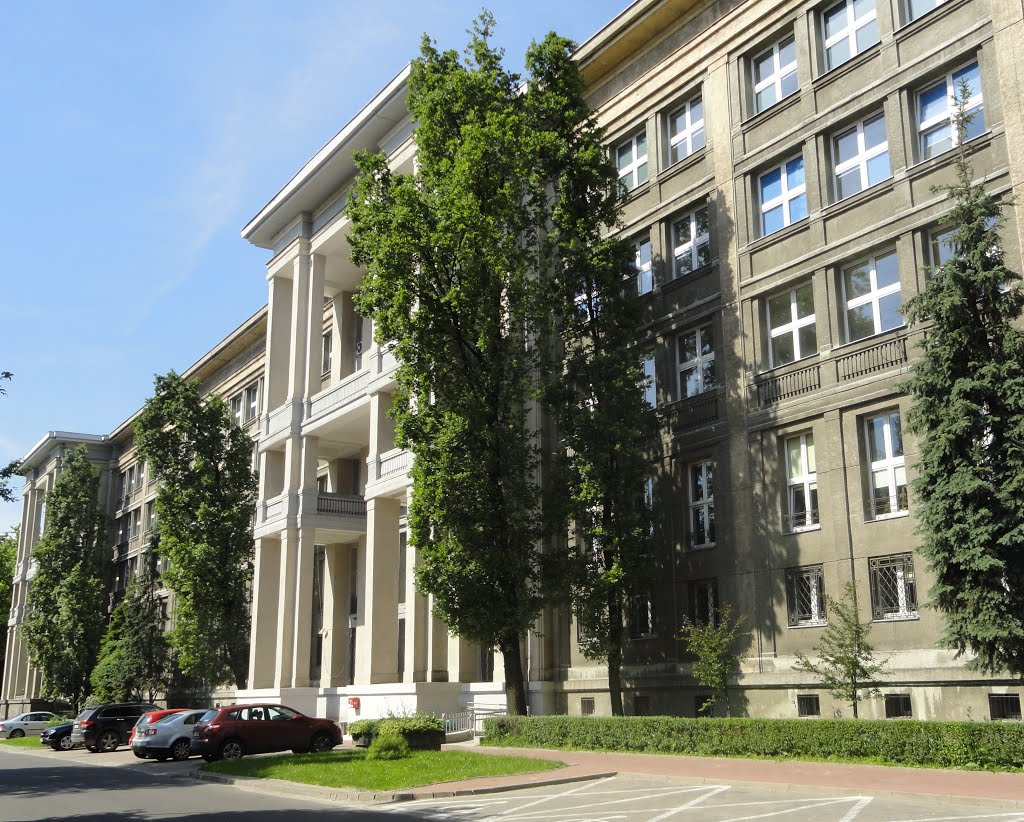
#> input picture RC/lab01/lab5_assets/f.png, 1024 x 822 px
$ jupyter execute --allow-errors 'Kopia notatnika lab1-colab-student.ipynb'   (shell and % lines are left out)
#> lines starting #> are read from the running program, lines starting #| are printed output that depends on the picture; after the words box and inside, x2 and y2 are one past the last pixel; in counts of white or black regions, pixels touching at a corner belong together
# Robot control Lab 1 - OpenCV and pixel-space basics

Todays lab will focus on basic operations with still images or more commonly single camera frames. We will use OpenCV ([docs](https://docs.opencv.org/4.10.0/index.html)) and during creation of this scenario Google Colab runs OpenCV version 4.10.0, remember to use docs that match the version you are using.

## Working with Colab

If you are not familiar with Colab, it is a shared Python notebook with a possibility to run a virtual runtime, which is a virtual machine that will allow you to run your code, manage files, etc.

First step would be to copy a Colab notebook so that you can save changes you make and save your code for later. In terms of saving, everything should work just like in Google Docs. If you haven't done that yet, above working area there will be a "Copy to Drive" button, which you should press to be able to save changes. You can use your [UW Google account](https://it.uw.edu.pl/pl/uslugi/UslugiMojaPocztaGmailStudent/) or any other account.

Go through the whole notebook by expanding subsequent sections. If you are familiar with OpenCV you can probably skip everything until "Detecting markers". And if you are already familiar with markers as well, skip to the "Extra task". In case you are skipping ahead remember to download assets and execute cells with imports.

## Downloading assets

Execute cell below to download assets we will be using today. If you have not launched the runtime yet it will probably launch automatically now.

[cell 1]
%cd /content/
%cd lab5_assets

## OpenCV basics

First we will import OpenCV and check the version. This scenario is written when the version available in Colab by default is 4.10.0.

[cell 2]
import cv2

print(f"OpenCV version is: {cv2.__version__}")

if False:  # change to True if you want to use the notebook locally
    # and use cv2_imshow from matplotlib (eg. Vscode)
    import matplotlib.pyplot as plt

    def cv2_imshow(img):
        plt.imshow(cv2.cvtColor(img, cv2.COLOR_BGR2RGB))
        plt.axis("off")
        plt.show()

Let's explore how to load an image file and how the variable holding the image looks like.

[cell 3]
first_img = cv2.imread("f.png")
#> first_img is the input picture: shape (822, 1024, 3); mean B, G, R 117.2, 126.6, 120.1
first_img

If it looks familiar thats because the underlying type for the image is actually a NumPy array. Let's explore its shape and elements type.

[cell 4]
print(f"Shape is: {first_img.shape}")
#| Shape is: (822, 1024, 3)
print(f"Element type is: {first_img.dtype}")
#| Element type is: uint8

So here is the first caveat: normally in computer graphics first coordinate is the horizontal axis and the second one is vertical, like so:

But because Python's API of OpenCV uses NumPy, the image is treated as a matrix, so x and y are swapped, because that's how we usually index matrices. In this case the shape of `(822, 1024, 3)` will actually mean 822 rows, 1024 columns, so the image resolution will be 1024x822. What about that 3? This designates the number of channels, most often this means RGB channels (to learn more check [here](https://learnopencv.com/color-spaces-in-opencv-cpp-python/)).

Last thing here: dtype of uint8 means for each pixel for each channel we have a byte (8-bit value, 0-255 range).

Oh and when talking about image coordinates you will sometimes see that letters (u, v) are used instead of (x, y)

Now we are ready to preview the image. Normally when working locally we would use `cv2.imshow` and `cv2.waitKey` functions, but here in the Colab notebook we will use a `cv2_imshow` function provided by Colab.

[cell 5]
# Normally we would do:
# cv2.imshow("window", first_img)
# cv2.waitKey(-1)

# But in Colab we need to use:
from google.colab.patches import cv2_imshow

cv2_imshow(first_img)

What a nice picture!

## Resizing

Let's say we want to make it smaller. Let's first visit docs and find `resize` function. Thats our first function today, so [here](https://docs.opencv.org/4.6.0/da/d54/group__imgproc__transform.html#ga47a974309e9102f5f08231edc7e7529d) is a little hint. Notice that the documentation is primarily for C++, but with every function you should be able to spot Python's API. So we have to pass `src` and `dsize`. Notice also that Python version of the function returns output image both as return value of the function and as the third parameter. Let's resize the image so that it has 300x300 px.

[cell 6]
first_img_small_square = cv2.resize(first_img, (300,300))
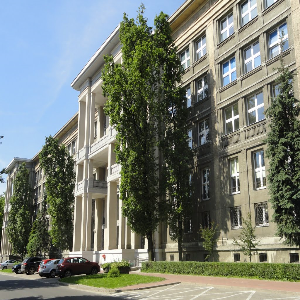
#> first_img_small_square: shape (300, 300, 3); mean B, G, R 117.1, 126.5, 120
cv2_imshow(first_img_small_square)

Now it's your turn! Try to resize the image as we did above, but this time we want height to be 300, but width should be calculated to keep the original aspect ratio.

[cell 7]
h, w, _ = first_img.shape
#> h = 822; w = 1024
dsize = (int(300 * (w/h)), 300) # TODO: modify this line
#> dsize = (373, 300)

first_img_small = cv2.resize(first_img, dsize)
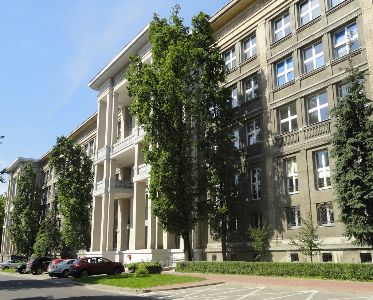
#> first_img_small: shape (300, 373, 3); mean B, G, R 117.1, 126.5, 120
cv2_imshow(first_img_small)

As you probably noticed there is a difference in that `shape[0]` is y (vertical, height) and `shape[1]` is x (horizontal, width) because this is numpy interface. When we pass something to any OpenCV function such as `dsize` tuple here it has normal order in which first coordinate is horizontal one.

## Cropping

We can also crop the image (cut some rectangular section). In Python, since OpenCV uses NumPy we actually do that using NumPy matrix operators (slicing). Let's say we want to cut a vertical rectangle from the middle of the original image.

[cell 8]
# "tl" is often used to designate top-left corner, "br" will be bottom-right
# We will cut a rectangle that starts in the middle of the image and goes 200 px right and 350 px down.

h, w, _ = first_img.shape
crop_tl_x = w // 2
#> crop_tl_x = 512
crop_tl_y = h // 2
#> crop_tl_y = 411
crop_width = 200
crop_height = 350
crop_br_x = crop_tl_x + crop_width
#> crop_br_x = 712
crop_br_y = crop_tl_y + crop_height
#> crop_br_y = 761

first_img_crop_0 = first_img[crop_tl_y:crop_br_y, crop_tl_x:crop_br_x]
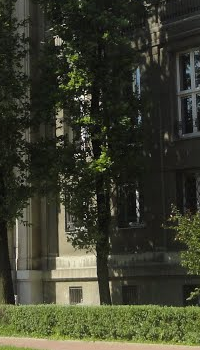
#> first_img_crop_0: shape (350, 200, 3); mean B, G, R 45.5, 61.8, 59.8
cv2_imshow(first_img_crop_0)

Now your turn: crop a rectangle that starts in (u, v) = (175, 675) and has a vertical dimension 100 and horizontal 200.

[cell 9]
# TODO: Crop first_img_crop_1 as instructed above

u = 175
v = 675
first_img_crop_1 = first_img[u:(u+100), v:(v+200)]
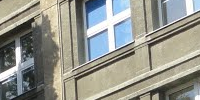
#> first_img_crop_1: shape (100, 200, 3); mean B, G, R 141.4, 149.6, 148.6
cv2_imshow(first_img_crop_1)

## Grayscale conversion

The last thing we will explore about general OpenCV tasks today will be converting an image to grayscale and then binary black and white image. You probably know OpenCV and the docs enough already to find the solution yourself (try google if you cannot find what you want in the docs).

Hint: `cv2.COLOR_BGR2GRAY`

[cell 10]
# TODO: Find a function to convert first_img (or first_img_small) to grayscale
first_img_grayscale = cv2.cvtColor(first_img, cv2.COLOR_BGR2GRAY)
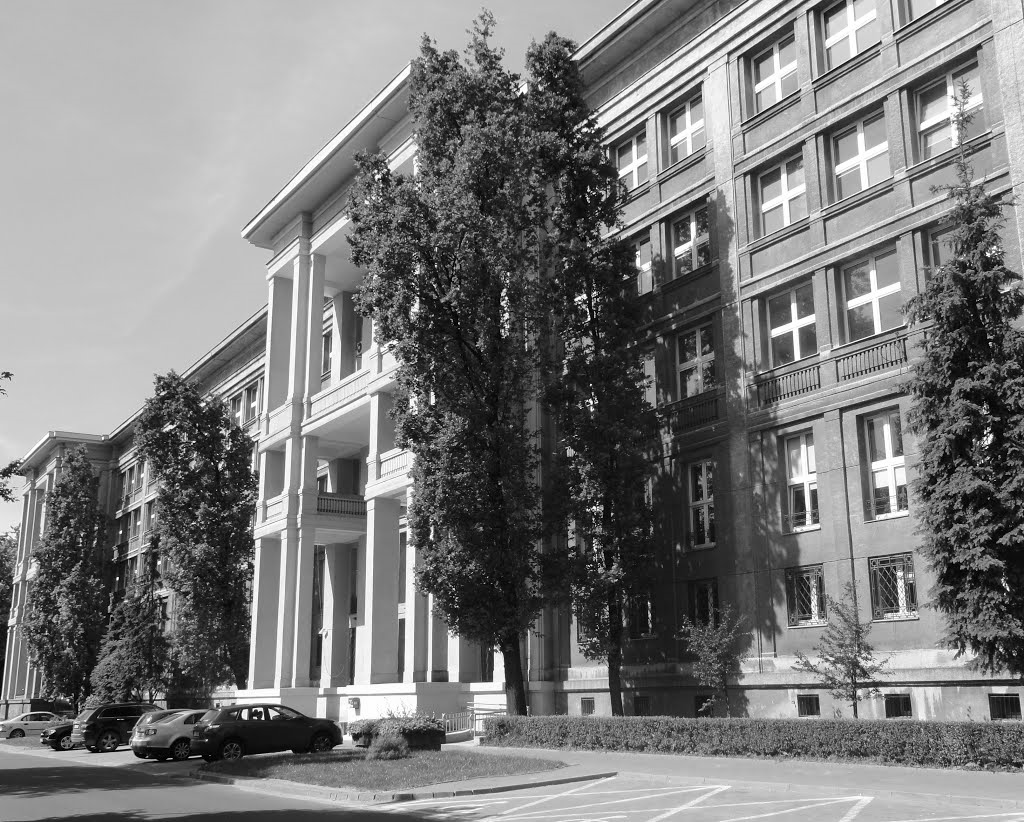
#> first_img_grayscale: shape (822, 1024); min 0, max 255, mean 123.6
cv2_imshow(first_img_grayscale)

[cell 11]
# TODO: Find a function to convert first_img_grayscale to binary and try a few different thresholds to see the effect
img = first_img_grayscale

ret,thresh1 = cv2.threshold(img,127,255,cv2.THRESH_BINARY)
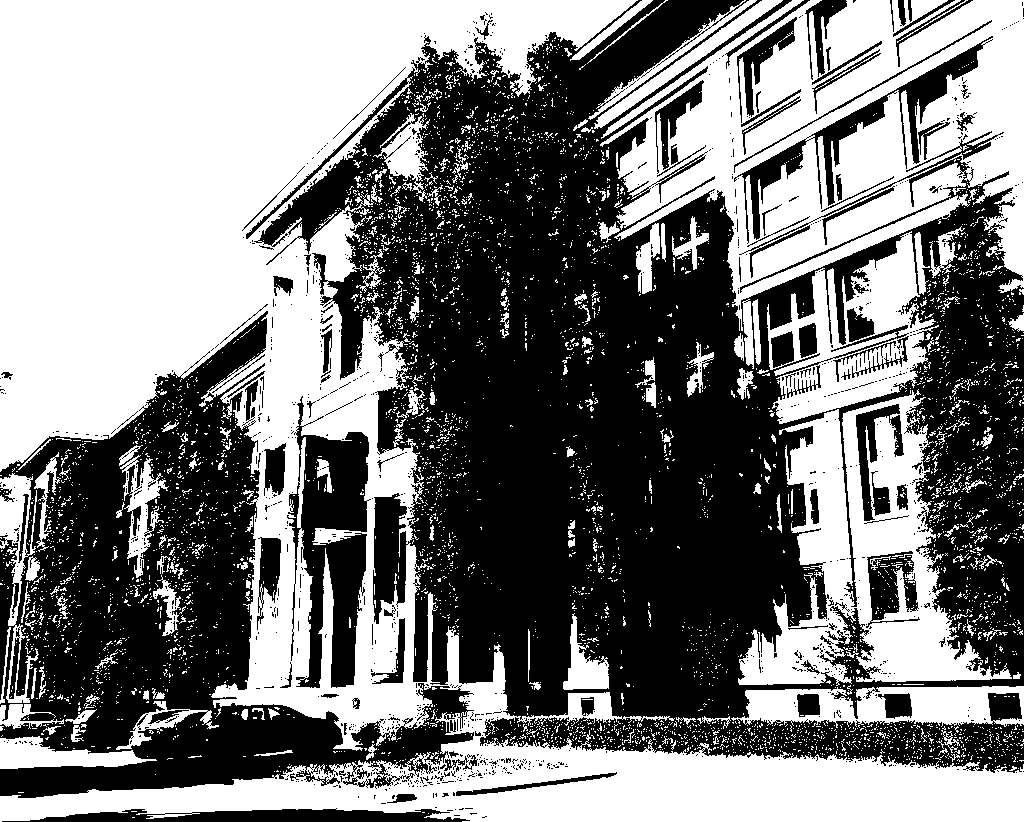
#> thresh1: shape (822, 1024); 49.1% white; 5275 white regions (5043 under 20 px), largest, box (x1, y1, x2, y2) and area: (0, 0, 1024, 822) 244324, (600, 0, 1024, 331) 67708, (738, 389, 1012, 686) 31291
# [6 lines of commented-out code are left out]
cv2_imshow(thresh1)
ret

## Detecting markers

Now let's try to do something very useful in robotics! Fiducial markers are specially designed shapes, very often squares with binary pixels that encode only the id of the marker. You can think of them as QR codes, but they are not designed as to carry a lot of information like a QR code, but rather have very distinct edge so we can detect its shape and position on the image.

We will take an image and run a function that will detect markers. We will use "0.png" first. It is always a good idea to preview an image we are working with.

#> (a cell that did not finish here is left out)

There is a lot of different tag families. On our images all tags are from the AprilTag 16h5 family. We will create a dictionary object that will be passed to the detector. Detector is just a function called `detectMarkers`. Below you will find a complete call to the detector. Inspect what are return values (or read in the docs!)

[cell 13]
dictionary = cv2.aruco.getPredefinedDictionary(cv2.aruco.DICT_APRILTAG_16h5)
parameters = cv2.aruco.DetectorParameters()
detector = cv2.aruco.ArucoDetector(dictionary, parameters)

#> (the rest of this cell did not finish here and is left out)

You can see how the output looks like for one marker in the image. We get `corners` and `ids` and every detection has 4 corners and corresponding id. As you can see every corner is a pair of (x, y) coordinates. Notice the nesting of lists, you would probably expect one less level of nesting!

First, let's visualize the detections and for now let's use the default function `drawDetectedMarkers`.

Head to the docs and find out how to use it!

#> (a cell that did not finish here is left out)

Notice that one corner of the marker is special. This will be the index corner, so that you can detect marker rotation and will always be first on the list of corners. Now your task is to crop the original image (without detections visualized) to focus on the marker. Crop the marker with some margin around all corners.

#> (a cell that did not finish here is left out)

## Drawing markers

Now let's try to write our own `drawMarkers` function! Below is a demo of how to use drawing functions. Write your drawing function that marks sides, corners (different mark for index corner) and displays id.

[cell 16]
# Demo of drawing
draw_demo = first_img.copy()

RED = (0, 0, 255)
PINK = (255, 0, 255)

cv2.circle(draw_demo, (100, 200), 30, RED, cv2.FILLED)
cv2.line(draw_demo, (250, 250), (800, 100), PINK, 3)
cv2.putText(draw_demo, "(250, 250)", (250, 250), cv2.FONT_HERSHEY_SIMPLEX, 1, RED, 2)
cv2.putText(draw_demo, "(800, 100)", (800, 100), cv2.FONT_HERSHEY_SIMPLEX, 1, RED, 2)
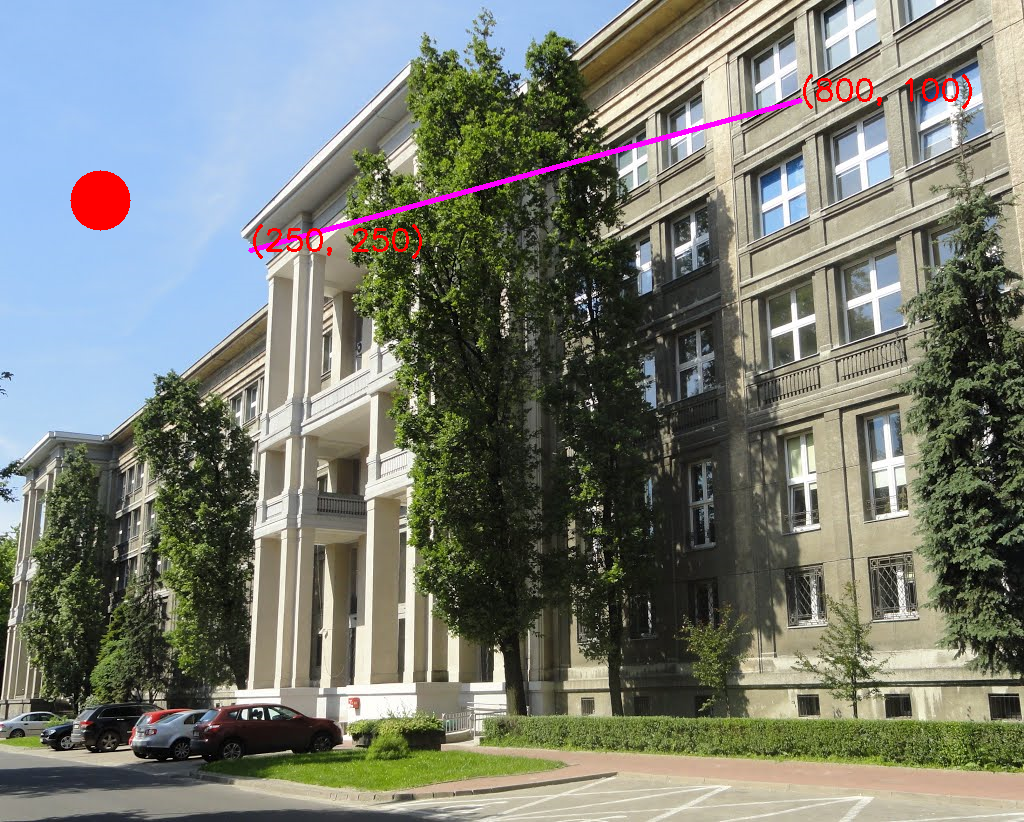
#> draw_demo: shape (822, 1024, 3); mean B, G, R 116.5, 125.1, 121.2
cv2_imshow(draw_demo)

[cell 17]
# Experiment with colors!
GREEN = (0, 255, 0)
DARK_GREEN = (0, 127, 0)
RED = (0, 0, 255)
BLUE = (255, 0, 0)
VIOLET = (255, 0, 255)
CYAN = (255, 255, 0)
YELLOW = (0, 255, 255)
ORANGE = (0, 100, 255)

def drawMarkers(img, corners, ids):
  if ids is None:
    return
  # TODO: use demo above to put points, lines and text on the image
  ...


#> (the rest of this cell did not finish here and is left out)

Remember how we called `detectMarkers` on 0.png? Now do the same for images 1-6 (writing a function might be a good idea). Draw results using your drawing function!

#> (a cell that did not finish here is left out)

## Extra task

If you finished early or just want a more challanging task here is one more for you. Let's take 7.png and assume that due to it being high resolution running markers detection on whole image will be very slow. Now assume you somehow know that markers will probably be found in two areas of interest. First area is from (700, 450) to (900, 600) and second area has bottom left (!) corner at (1200, 1000) and has height of 600 and width 300. Crop the areas of interest, run markers detection and then return marker ids with coordinates of their index corners on the original image. Call your drawing function exactly once to visualize detections, you will need combined results in full image coordinates.

[cell 19]
img7 = cv2.imread("7.png")
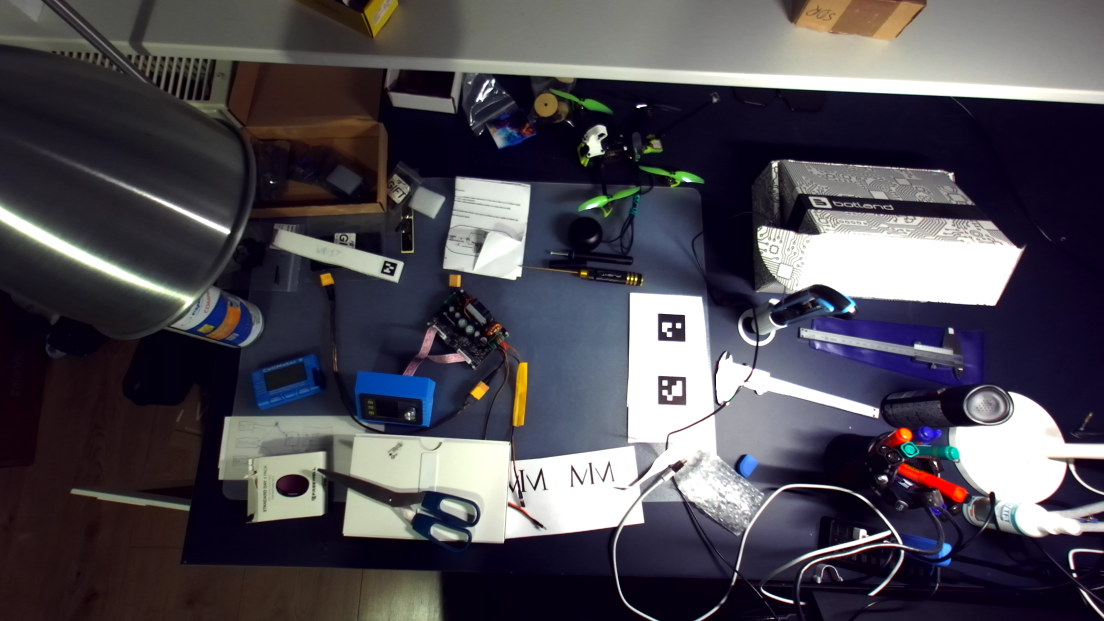
#> input picture RC/lab01/lab5_assets/7.png, 2208 x 1242 px (shown at 1/2 size)
#> img7 is the input picture: shape (1242, 2208, 3); mean B, G, R 82.3, 74, 77.4

# TODO: detect in areas of interest as described above
